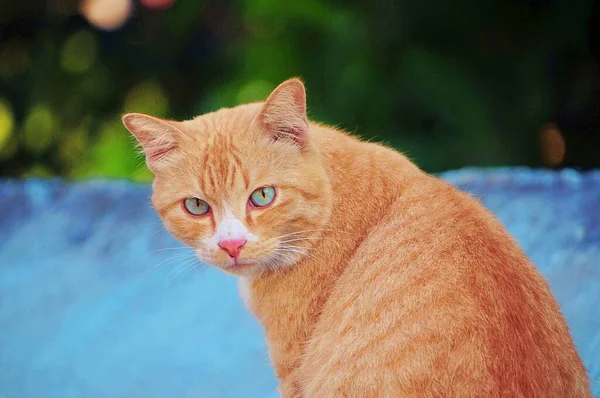
#> input picture AI/1ST Prictice/images/cat4.jpg, 600 x 398 px
$ python masking.py
#> lines starting #> are read from the running program, lines starting #| are printed output that depends on the picture; after the words box and inside, x2 and y2 are one past the last pixel; in counts of white or black regions, pixels touching at a corner belong together
import cv2 as cv
import numpy as np

img = cv.imread('images/cat4.jpg')
#> img is the input picture: shape (398, 600, 3); mean B, G, R 99, 111.2, 111.4
cv.imshow("cat",img)

black = np.zeros(img.shape[:2],dtype='uint8')

mask = cv.circle(black,(img.shape[1]//2,img.shape[0]//2), 150, 255,-1)
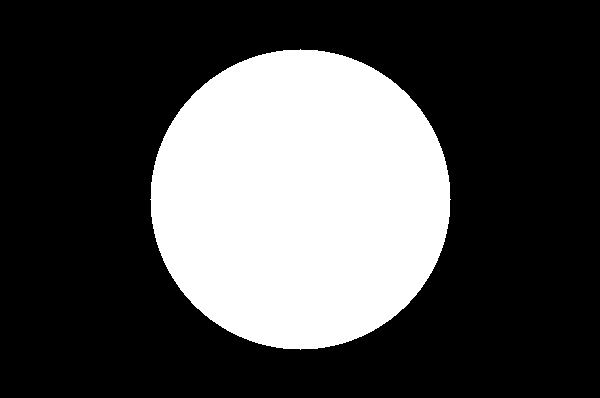
#> black: shape (398, 600); 29.6% white; 1 white region, box (x1, y1, x2, y2) and area: (150, 49, 451, 350) 70681
cv.imshow('mask', mask)

masked = cv.bitwise_and(img,img, mask=mask)
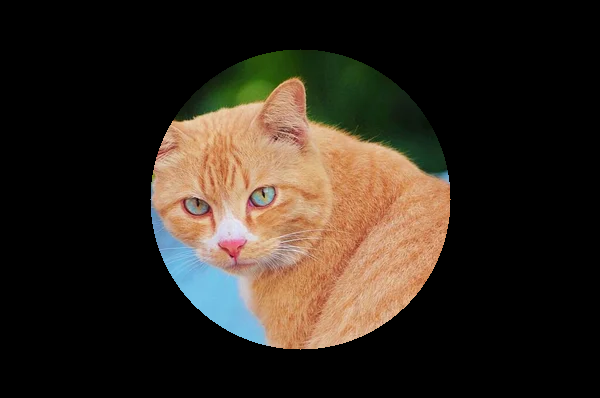
#> masked: shape (398, 600, 3); mean B, G, R 30.7, 40.3, 49
cv.imshow('masked', masked)

cv.waitKey(0)

$ run again, with AI/1ST Prictice/images/cat3.jpg copied over AI/1ST Prictice/images/cat4.jpg
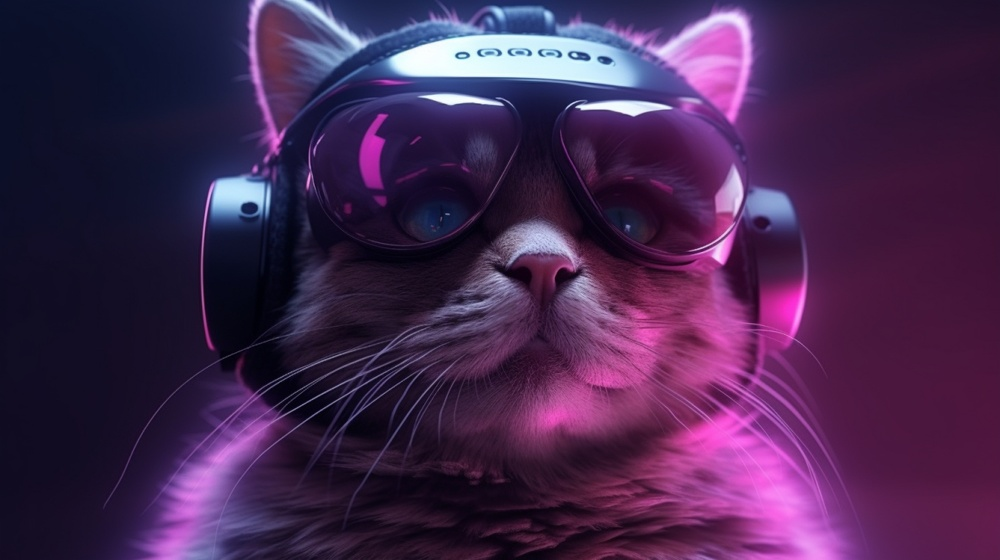
#> input picture AI/1ST Prictice/images/cat3.jpg, 1000 x 560 px, shrunk from 4500 x 2521 before the run
#> img is the input picture: shape (560, 1000, 3); mean B, G, R 78.8, 38.6, 68.1
#> `mask = cv.circle(black,(img.shape[1]//2,img.shape[0]//2), 150, 255,-1)`:
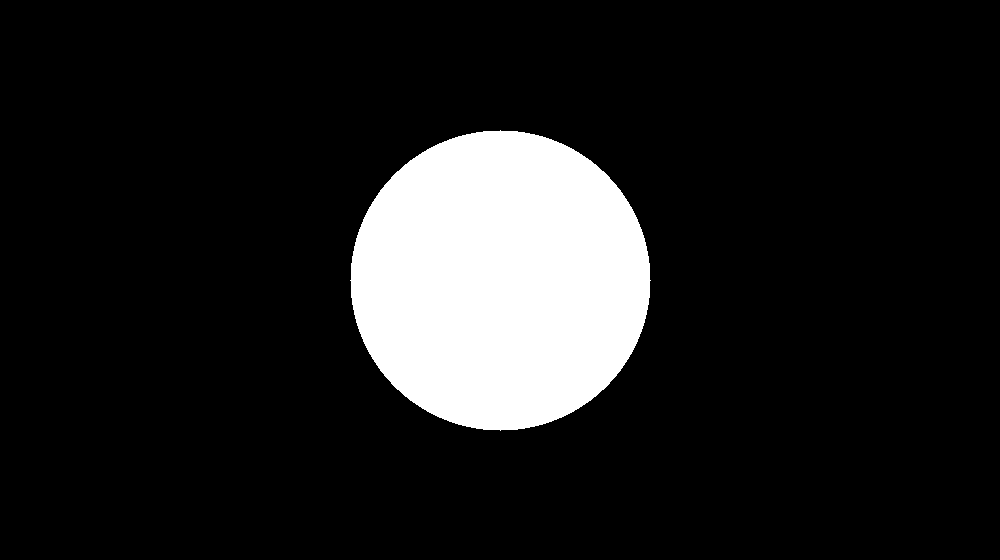
#> black: shape (560, 1000); 12.6% white; 1 white region, box (x1, y1, x2, y2) and area: (350, 130, 651, 431) 70681
#> `masked = cv.bitwise_and(img,img, mask=mask)`:
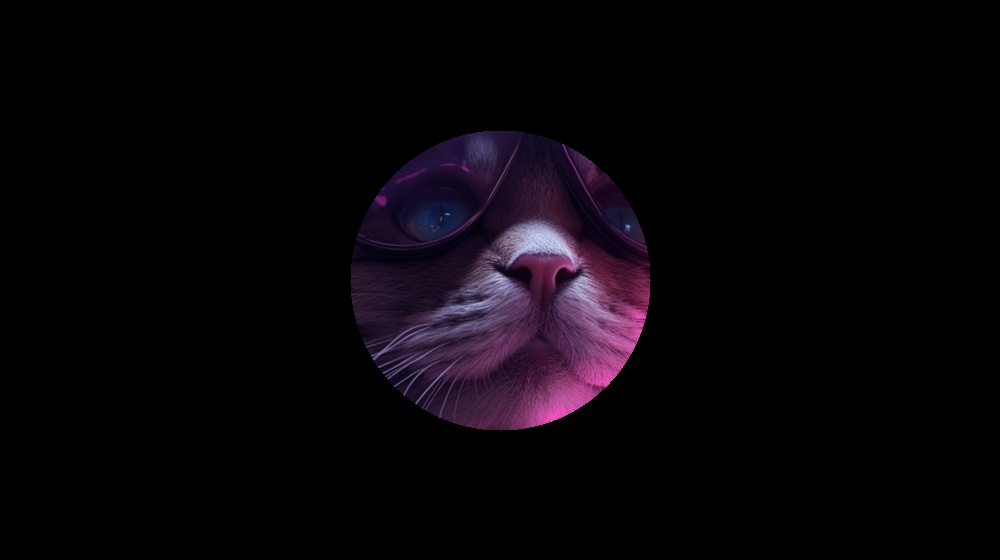
#> masked: shape (560, 1000, 3); mean B, G, R 8.6, 4.6, 8.1

$ run again, with AI/1ST Prictice/images/CityofLondon.jpg copied over AI/1ST Prictice/images/cat4.jpg
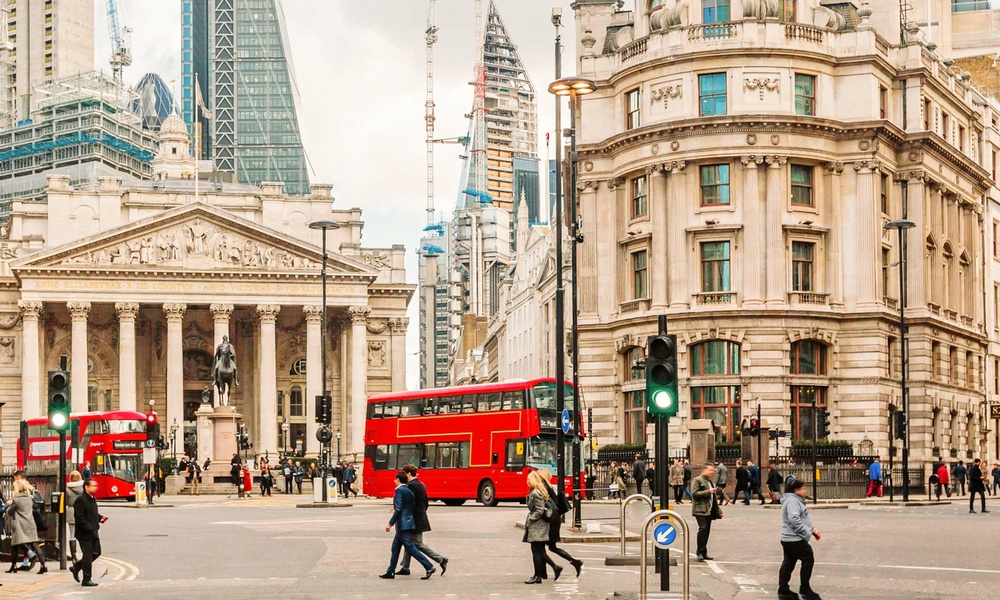
#> input picture AI/1ST Prictice/images/CityofLondon.jpg, 1000 x 600 px, shrunk from 2160 x 1296 before the run
#> img is the input picture: shape (600, 1000, 3); mean B, G, R 139.3, 159.8, 183.3
#> `mask = cv.circle(black,(img.shape[1]//2,img.shape[0]//2), 150, 255,-1)`:
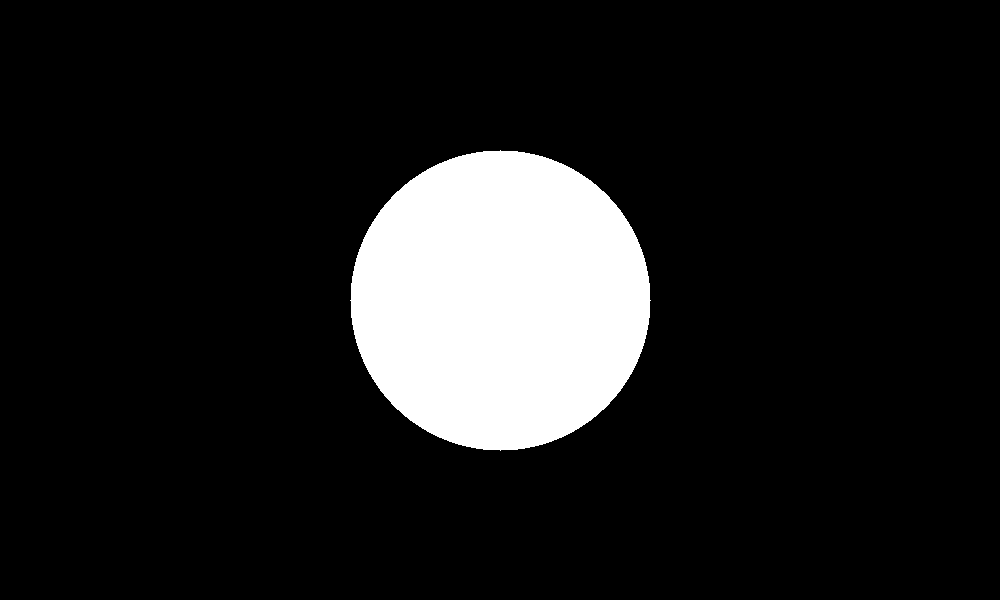
#> black: shape (600, 1000); 11.8% white; 1 white region, box (x1, y1, x2, y2) and area: (350, 150, 651, 451) 70681
#> `masked = cv.bitwise_and(img,img, mask=mask)`:
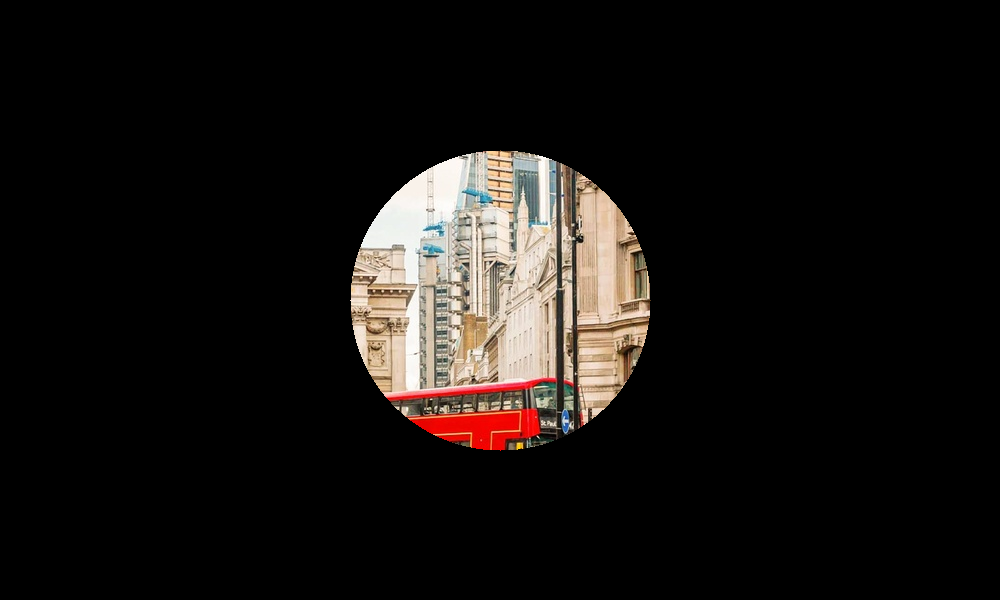
#> masked: shape (600, 1000, 3); mean B, G, R 17.1, 19.2, 22.4

$ run again, with AI/1ST Prictice/images/caption.jpg copied over AI/1ST Prictice/images/cat4.jpg
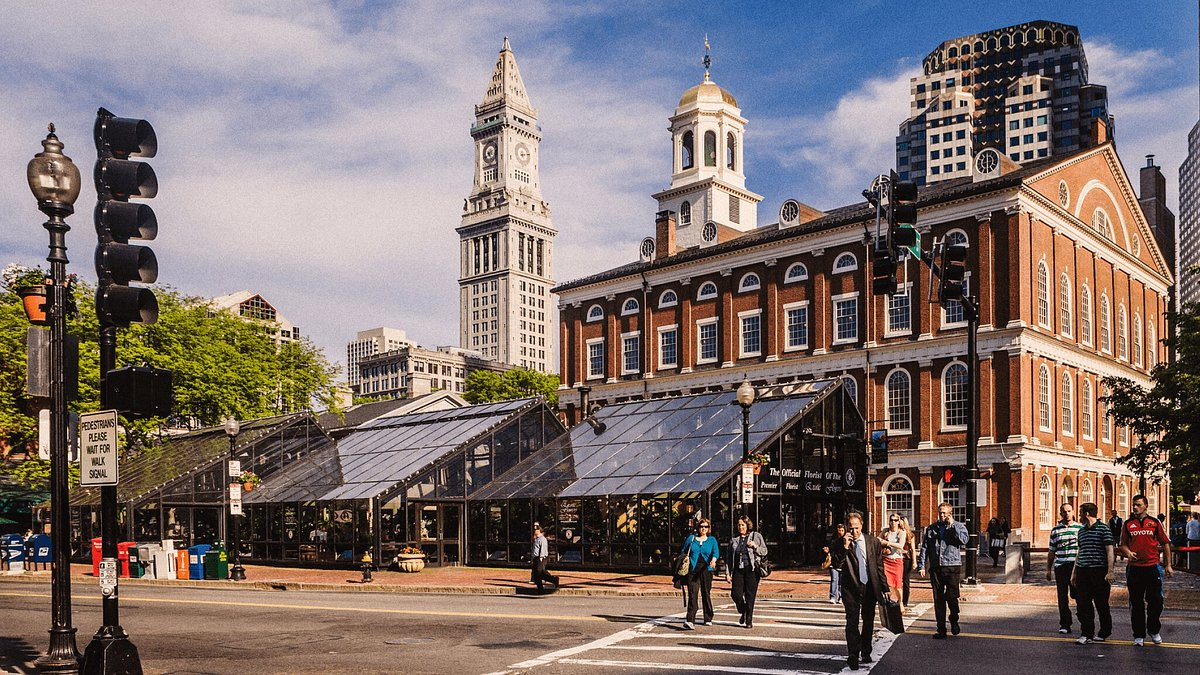
#> input picture AI/1ST Prictice/images/caption.jpg, 1200 x 675 px
#> img is the input picture: shape (675, 1200, 3); mean B, G, R 109.6, 112.6, 126.2
#> `mask = cv.circle(black,(img.shape[1]//2,img.shape[0]//2), 150, 255,-1)`:
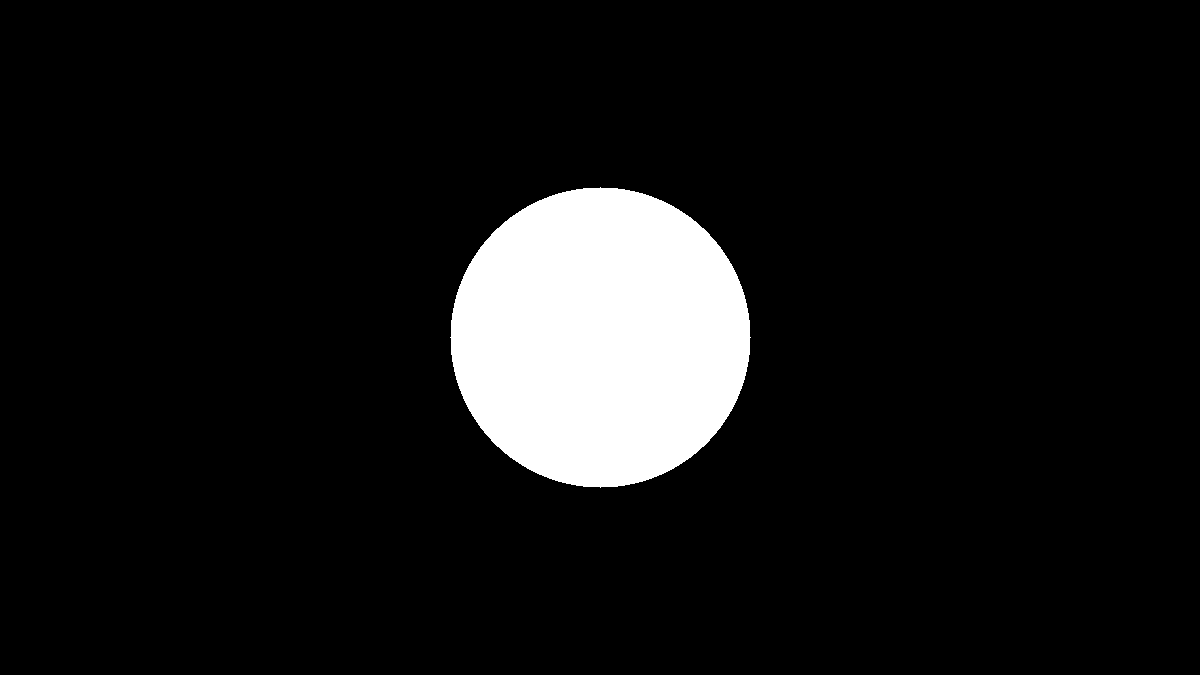
#> black: shape (675, 1200); 8.7% white; 1 white region, box (x1, y1, x2, y2) and area: (450, 187, 751, 488) 70681
#> `masked = cv.bitwise_and(img,img, mask=mask)`:
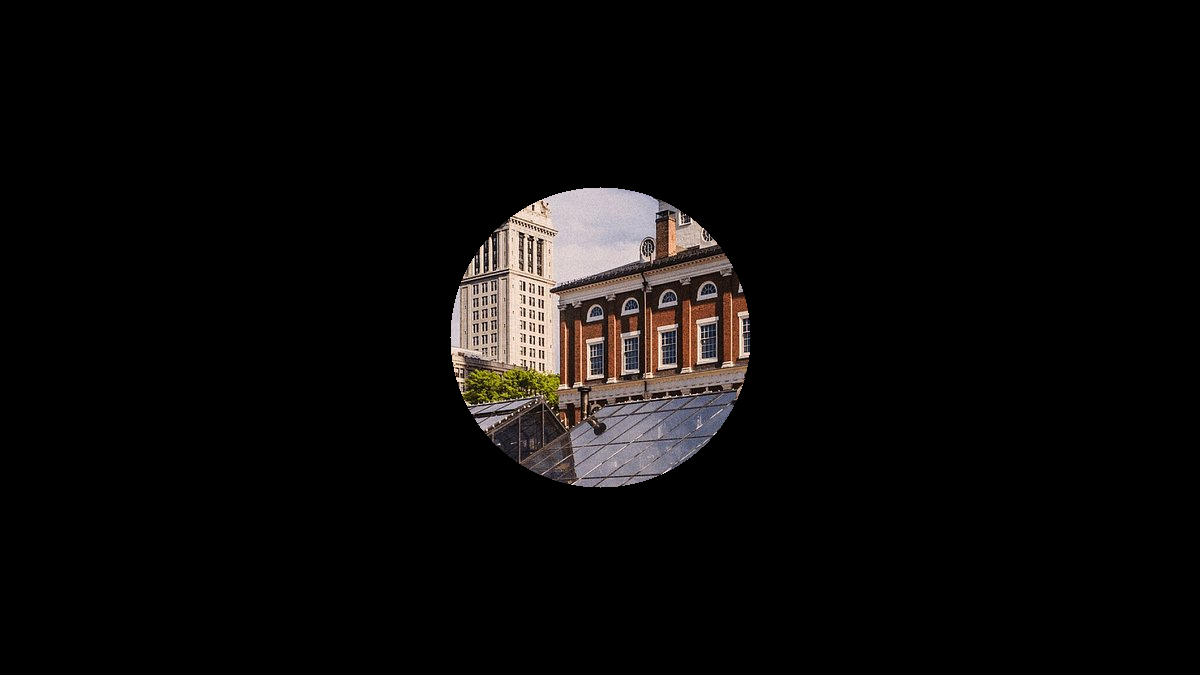
#> masked: shape (675, 1200, 3); mean B, G, R 9.6, 10.1, 11.6
